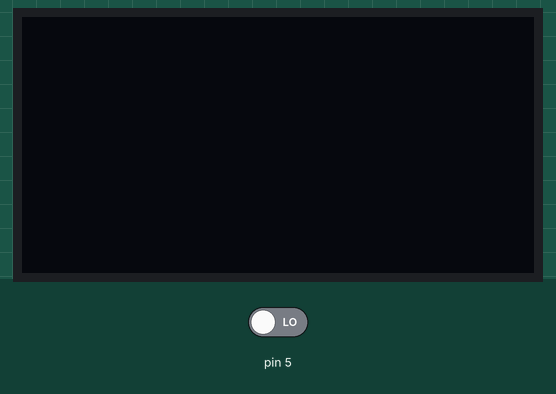
Simulated run of this sketch. Board: Arduino Uno, built with avr-gcc and run on an emulated ATmega328P. Parts: 128×64 one-colour display. Inputs (shaded band) come from the test bench; at power-on: pin 5 LOW.

Above: at 1.2 s.
1.3 s: pin 5 driven HIGH
At 2.5 s:
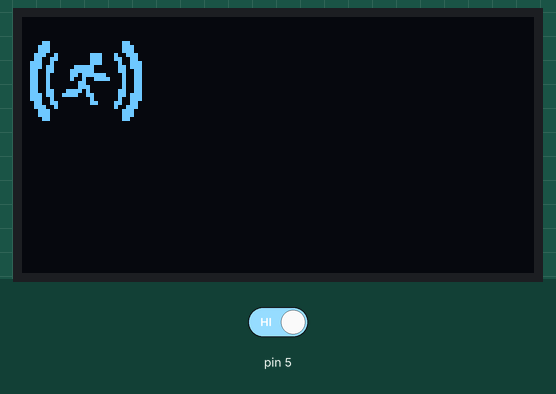
2.8 s: pin 5 driven LOW
At 3.3 s:
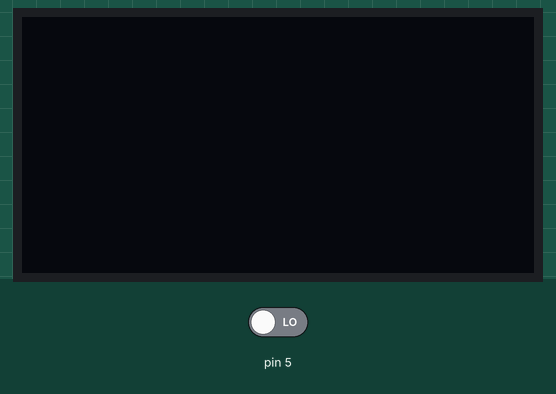
Timing chart, 0 to 5.8 s (numbered marks = the images above; inputs shaded):
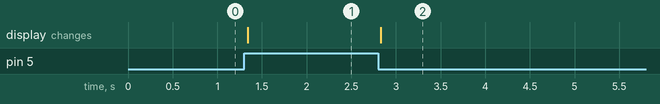

Measured:
- after the input at 1.3 s, the display: changes at once (image 1)
- after the input at 2.8 s, the display: changes at once (image 2)

The sketch:

PIRinator.ino
```cpp
#include <SPI.h>
#include <Wire.h>
#include <Adafruit_GFX.h>
#include <Adafruit_SSD1306.h>

#define SCREEN_WIDTH 128  // OLED display width, in pixels
#define SCREEN_HEIGHT 64  // OLED display height, in pixels
Adafruit_SSD1306 display(SCREEN_WIDTH, SCREEN_HEIGHT, &Wire, -1);

int state = LOW;
int detected = 0;

// '6516569', 32x32px
const unsigned char epd_bitmap_6516569[] PROGMEM = {
  0xff, 0xff, 0xff, 0xff, 0xff, 0xff, 0xff, 0xff, 0xff, 0xff, 0xff, 0xff, 0xff, 0xff, 0xff, 0xff,
  0xff, 0xff, 0xff, 0xff, 0xff, 0xff, 0xff, 0xff, 0xf9, 0xff, 0xff, 0x9f, 0xf1, 0xff, 0xff, 0x8f,
  0xf1, 0xff, 0xff, 0x8f, 0xe3, 0x7f, 0x8e, 0xc7, 0xe6, 0x7f, 0x8e, 0x67, 0xc6, 0xff, 0x8f, 0x63,
  0xc4, 0xf8, 0x3f, 0x23, 0xcc, 0xf0, 0x3f, 0x33, 0xcd, 0xf2, 0x07, 0xb3, 0xcd, 0xf6, 0xc3, 0xb3,
  0xcd, 0xfc, 0xff, 0xb3, 0xcd, 0xfc, 0x7f, 0xb3, 0xcc, 0xe1, 0x7f, 0x33, 0xc4, 0xc3, 0x3f, 0x23,
  0xc6, 0xff, 0xbf, 0x63, 0xe6, 0x7f, 0x9e, 0x67, 0xe3, 0x7f, 0xfe, 0xc7, 0xf1, 0xff, 0xff, 0x8f,
  0xf1, 0xff, 0xff, 0x8f, 0xf9, 0xff, 0xff, 0x9f, 0xff, 0xff, 0xff, 0xff, 0xff, 0xff, 0xff, 0xff,
  0xff, 0xff, 0xff, 0xff, 0xff, 0xff, 0xff, 0xff, 0xff, 0xff, 0xff, 0xff, 0xff, 0xff, 0xff, 0xff
};

// Array of all bitmaps for convenience. (Total bytes used to store images in PROGMEM = 144)
const int epd_bitmap_allArray_LEN = 1;
const unsigned char* epd_bitmap_allArray[1] = {
  epd_bitmap_6516569
};


void setup() {
  // put your setup code here, to run once:
  Serial.begin(9600);

  // SSD1306_SWITCHCAPVCC = generate display voltage from 3.3V internally
  if (!display.begin(SSD1306_SWITCHCAPVCC, 0x3c)) {
    Serial.println(F("SSD1306 allocation failed"));
  }
  display.clearDisplay();
  display.setTextColor(WHITE);
  display.setTextSize(1);
  display.setCursor(38, 20);
  display.setCursor(39, 35);
  display.display();  //tampilkan data
  pinMode(5, INPUT);
}

void loop() {
  // put your main code here, to run repeatedly:
  detected = digitalRead(5);
  if (detected == HIGH) {
    display.drawBitmap(0, 0, epd_bitmap_6516569, 32, 32, BLACK, WHITE);
    display.display();  //tampilkan data
    if (state == LOW) {
      //  Serial.println("Motion Detected!");
      state == HIGH;
    }
  } else {
    display.clearDisplay();
    display.display();  //tampilkan data
    if (state == HIGH) {
      //  Serial.println("Motion Stopped!");
      state == LOW;
    }
  }
}
```
